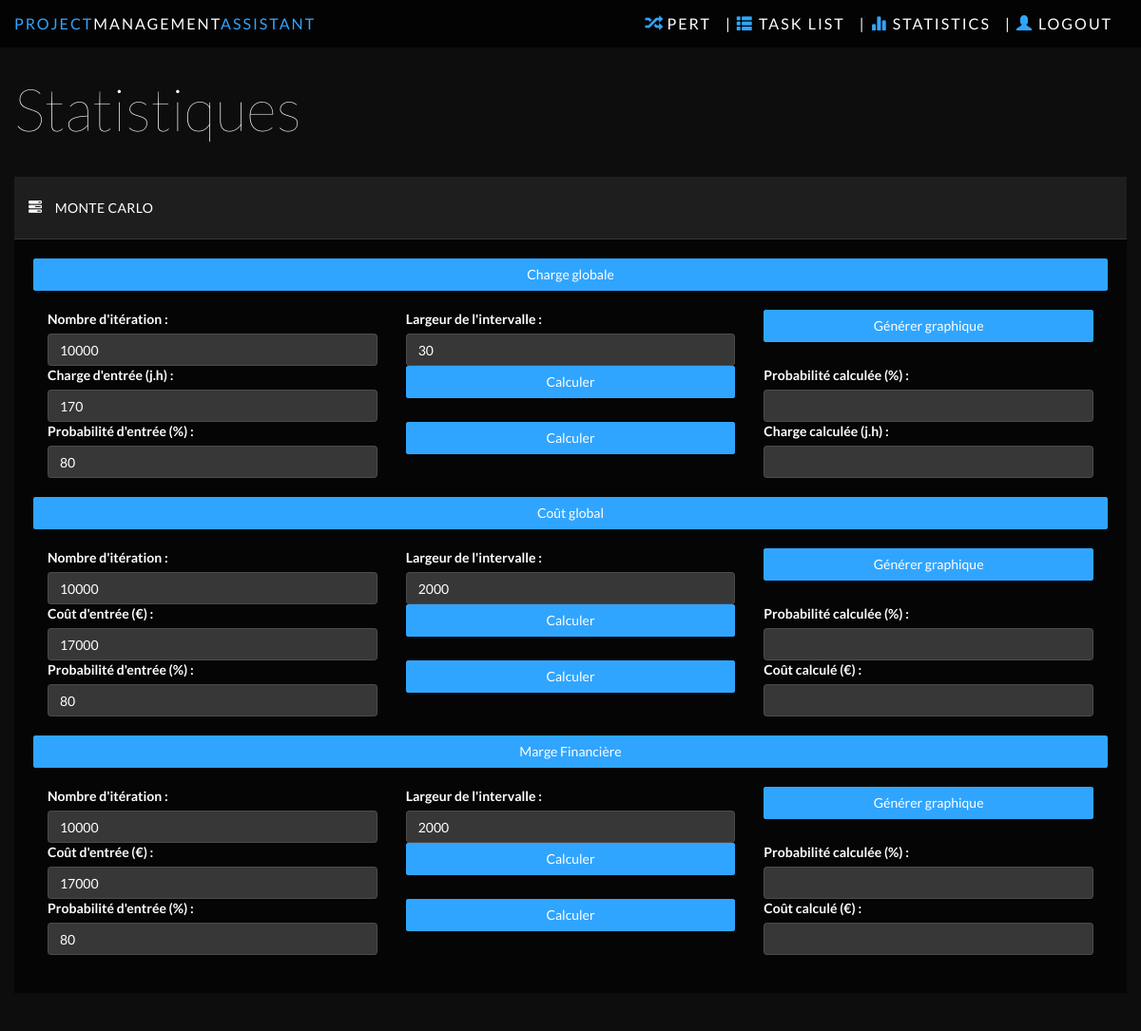
The app's page /stats.php with its own data.
### tables this page shows
CREATE TABLE IF NOT EXISTS `simulateur` (
  `idProjet` int(10) NOT NULL,
  `typeSimulateur` varchar(50) NOT NULL,
  `nbEchantillons` int(10) NOT NULL,
  `largeurIntervalle` int(10) NOT NULL,
  `probabilite` int(10) NULL,
  `charge` int(10) NULL,
  PRIMARY KEY (`idProjet`, `typeSimulateur`)
);

### models/cnx.php (called while the page is built)
<?php
function getBdd() {
	try
	{
		$bdd = new PDO('mysql:host=localhost;dbname=m1bd;charset=utf8', 'root', '');
	}
	catch(Exception $e)
	{
	        die('Erreur : '.$e->getMessage());
	}
  return $bdd;
}
?>

### models/Project.php (called while the page is built, shortened)
<?php
require("Task.php");
class Project
{
	var $listeRessources;
	var $listeSimulateurs;
	var $bdd;
	private static $_instance = null;
	function __construct($id, $nom, $tacheDebut, $tacheFin)
	{
		$this->listeRessources = array();
		$this->listeSimulateurs = array();
		$this->bdd = getBdd();
		$this->loadListeRessources();
		$this->loadListeTaches();
		$this->loadListeSimulateurs();
	}
	function loadListeTaches()
	{
		$reponse = $this->bdd->query('SELECT * FROM tache');
		while ($donnees = $reponse->fetch())
		{
			$tache = new Task($donnees['id'], $donnees['nom'], $donnees['precedent1'], $donnees['precedent2'], $donnees['suivant1'], $donnees['suivant2'], $this);
			$tache->loadLoi();
			$tache->loadRessource();
		}
	}
	function loadListeSimulateurs()
	{
		$reponse = $this->bdd->query('SELECT * FROM simulateur');
		while ($donnees = $reponse->fetch())
		{
			$simulateur = NULL;
			if($donnees['typeSimulateur'] == SimulateurEnum::ChargeGlobale) {
				$simulateur = new SimulationChargeGlobale($donnees['typeSimulateur'], $donnees['nbEchantillons'], $donnees['largeurIntervalle'], $this);
			} else if ($donnees['typeSimulateur'] == SimulateurEnum::CoutGlobal) {
				$simulateur = new SimulationCoutGlobal($donnees['typeSimulateur'], $donnees['nbEchantillons'], $donnees['largeurIntervalle'], $this);
			} else if ($donnees['typeSimulateur'] == SimulateurEnum::MargeFinanciere) {
				$simulateur = new SimulationMargeFinanciere($donnees['typeSimulateur'], $donnees['nbEchantillons'], $donnees['largeurIntervalle'], $this);
			}
			$simulateur->probabilite = $donnees['probabilite'];
			$simulateur->charge = $donnees['charge'];
			array_push($this->listeSimulateurs, $simulateur);
		}
	}
	function loadListeRessources() {
		$reponse = $this->bdd->query('SELECT * FROM ressource');
		while ($donnees = $reponse->fetch())
		{
			$ressource = new Ressource($donnees['id'], $donnees['nom'], $donnees['cout']);
			array_push($this->listeRessources, $ressource);
		}
	}
	public static function getInstance() {
		if(is_null(self::$_instance)) {
			self::$_instance = new Project(1, 'Gna', null, null);
		}
		return self::$_instance;
	}
	function getSimulateurByType($typeSimulateur) {
		$simulateur = NULL;
		for ($i=0; $i < count($this->listeSimulateurs); $i++) {
			if($this->listeSimulateurs[$i]->typeSimulateur == $typeSimulateur) {
				$simulateur = $this->listeSimulateurs[$i];
				$i = count($this->listeSimulateurs);
			}
		}
		return $simulateur;
	}
}
?>

### models/Task.php (called while the page is built, shortened)
<?php
require("cnx.php");
class Task
{
	var $id;
	var $bdd;
	function __construct($id, $nom, $precedent1, $precedent2, $suivant1, $suivant2, $projet)
	{
		$this->id = $id;
		$this->bdd = getBdd();
	}
	public function loadLoi()
	{
		$reponse = $this->bdd->query('SELECT l.* FROM tache t, loi l where t.id = l.idTache');
		$loi = $reponse->fetch();
		if($loi['nom'] == LoiEnum::Beta) {
			$reponse = $this->bdd->query('SELECT b.* FROM loi l, loiBeta b where l.id = b.id');
			$beta = $reponse->fetch();
		} else if($loi['nom'] == LoiEnum::Triangulaire) {
			$reponse = $this->bdd->query('SELECT t.* FROM loi l, loiTriangulaire t where l.id = t.id');
			$triangulaire = $reponse->fetch();
			$this->loi = new LoiTriangulaire($loi['valeurMin'], $loi['valeurMax'], $triangulaire['c']);
		} else if($loi['nom'] == LoiEnum::Normale) {
			$reponse = $this->bdd->query('SELECT n.* FROM loi l, loiNormale n where l.id = n.id');
			$normale = $reponse->fetch();
			$this->loi = new LoiNormaleTronquee($loi['valeurMin'], $loi['valeurMax'], $normale['mu'], $normale['sigma']);
		} else if($loi['nom'] == LoiEnum::Uniforme) {
			$this->loi = new LoiRand($loi['valeurMin'], $loi['valeurMax']);
		} else if($loi['nom'] == LoiEnum::SansLoi) {
			$this->loi = new SansLoi($loi['valeurMax']);
		}
	}
	public function loadRessource() {
		$this->bdd->setAttribute(PDO::ATTR_ERRMODE, PDO::ERRMODE_EXCEPTION);
		$q = $this->bdd->prepare("SELECT r.* FROM tache t, ressource r WHERE t.idRessource = r.id AND t.id = ?");
		$q->execute(array($this->id));
		$ressource = $q->fetch(PDO::FETCH_ASSOC);
	}
}
?>

### models/SimulationMC.php (called while the page is built, shortened)
<?php
class SimulationMC
{
	function __construct($typeSimulateur, $nbEchantillons, $largeurIntervalle, $projet)
	{
		$this->typeSimulateur = $typeSimulateur;
		$this->nbEchantillons = $nbEchantillons;
		$this->largeurIntervalle = $largeurIntervalle;
	}
}
?>

### chargeGlobale.php (the view, shortened to what this page needs)
<?php
  $simulateur = $project->getSimulateurByType('chargeGlobale');
  $iteration = 10000;
  $intervalle = 30;
  $probabilite = 80;
  $charge = 170;
  if(!is_null($simulateur)) {
    $iteration = $simulateur->nbEchantillons;
    $intervalle = $simulateur->largeurIntervalle;
    $probabilite = $simulateur->probabilite;
    $charge = $simulateur->charge;
  }
 ?>
<div class="row">
  <button id="titreChargeGlobale" class="btn btn-primary btn-block" type="button">
    Charge globale
  </button>
</div>
<div id="contenuChargeGlobale" class="contenu">
  <br>
  <div class="row">
    <div class="col-md-4">
      <label for="iteration">Nombre d'itération :</label>
      <input class="form-control" id="iteration" type="text" name="iteration" value=<?php echo $iteration; ?> required >
    </div>
    <div class="col-md-4">
      <label for="intervalle">Largeur de l'intervalle :</label>
      <input class="form-control" id="intervalle" type="text" name="intervalle" value=<?php echo $intervalle; ?> required >
    </div>
    <div class="col-md-4">
        <button class="btn btn-primary btn-block" type="submit" onclick="calculate(typeSimulateur.value, iteration.value, intervalle.value, probabiliteGivenProbability.value, chargeGivenCharge.value, 'containerChargeGlobale')">
          Générer graphique
        </button>
    </div>
  </div>
  <div class="row">
    <div class="col-md-4">
      <label for="chargeGivenCharge">Charge d'entrée (j.h) :</label>
      <input class="form-control" id="chargeGivenCharge" type="text" name="chargeGivenCharge" value=<?php echo $charge; ?> />
    </div>
    <div class="col-md-4">
        <button class="btn btn-primary btn-block" type="submit" onclick="estimateProbability(typeSimulateur.value, iteration.value, intervalle.value, probabiliteGivenProbability.value, chargeGivenCharge.value)">
          Calculer
        </button>
    </div>
    <div class="col-md-4">
      <label for="probabiliteGivenCharge">Probabilité calculée (%) :</label>
      <output class="form-control" id="probabiliteGivenCharge_Charge" type="text" name="probabiliteGivenCharge" />
    </div>
  </div>
  <div class="row">
    <div class="col-md-4">
      <label for="probabiliteGivenProbability">Probabilité d'entrée (%) :</label>
      <input class="form-control" id="probabiliteGivenProbability" type="text" name="probabiliteGivenProbability" value=<?php echo $probabilite; ?> />
    </div>
    <div class="col-md-4">
      <button class="btn btn-primary btn-block" type="submit" onclick="estimateCharge(typeSimulateur.value, iteration.value, intervalle.value, probabiliteGivenProbability.value, chargeGivenCharge.value)">
        Calculer
      </button>
    </div>
    <div class="col-md-4">
      <label for="chargeGivenProbability">Charge calculée (j.h) :</label>
      <output class="form-control" id="chargeGivenProbability_Charge" type="text" name="chargeGivenProbability" />
    </div>
  </div>
  <br> <div class="row" id="containerChargeGlobale" style="position: relative;"><p id="waitForGraph" class="saving">Loading Graph<span>.</span><span>.</span><span>.</span></p></div>
</div>

### css/styles.css (style rules this page uses)
body { background-color: #0d0d0d; background-image: url(../img/bg.jpg); background-size: cover; -webkit-background-size: cover; -moz-background-size: cover; -o-background-size: cover; font-family: 'Lato'; padding-top: 50px; color: #fff; }
.row { margin: 0; }
.form-control { color: #fff; border: 1px solid rgba(255, 255, 255, .1); box-shadow: none; background: rgba(255, 255, 255, .2); }
.btn-primary, .btn-primary:hover, .btn-primary:focus, .btn-primary:active, .btn-primary.active, .open > .dropdown-toggle.btn-primary, .btn-primary.disabled, .btn-primary[disabled], fieldset[disabled] .btn-primary, .btn-primary.disabled:hover, .btn-primary[disabled]:hover, fieldset[disabled] .btn-primary:hover, .btn-primary.disabled:focus, .btn-primary[disabled]:focus, fieldset[disabled] .btn-primary:focus, .btn-primary.disabled:active, .btn-primary[disabled]:active, fieldset[disabled] .btn-primary:active, .btn-primary.disabled.active, .btn-primary[disabled].active, fieldset[disabled] .btn-primary.active { background-color: #30a5ff; border-color: #30a5ff; }
.btn { border-radius: 2px; }

### records on screen
simulateur: iteration "10000", intervalle "30", chargeGivenCharge "170", probabiliteGivenProbability "80"
